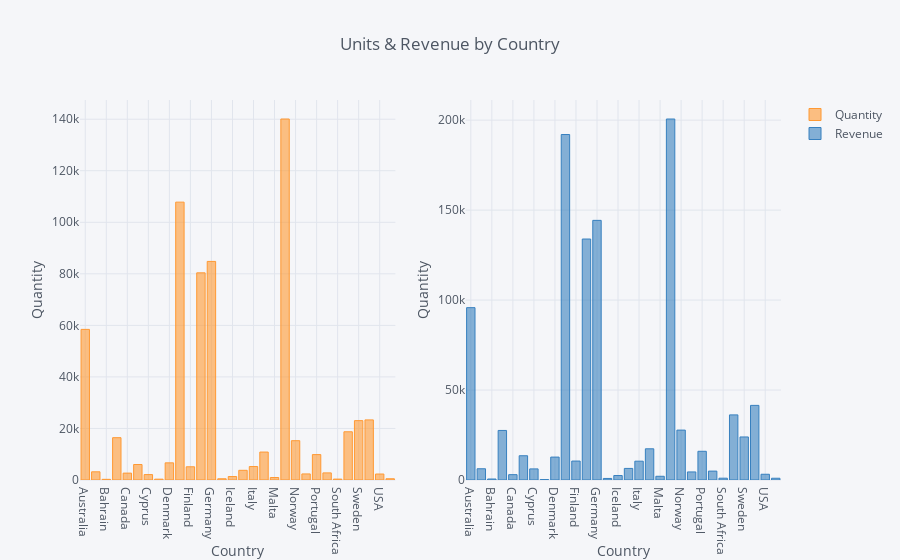

Notebook cell for this chart:
### Code cell
data.loc[(data['InvoiceDate']>'2011-04-30') &\
         (data['Country'].isin(countries_list))].pivot_table(index = 'Country',\
                                                             values = ('Quantity','Revenue'),\
                                                             aggfunc = 'sum').iplot(kind = 'bar',\
                                                                                   xTitle = 'Country',
                                                                                   yTitle = 'Quantity',
                                                                                   title = 'Units & Revenue by Country',
                                                                                   subplots = True)

### Figure 1 — Plotly figure (JSON) as saved in the notebook; plotly's stock layout.template omitted (floating-point values rounded to 4 significant figures)
{"data": [{"marker": {"color": "rgba(255, 153, 51, 0.6)", "line": {"color": "rgba(255, 153, 51, 1.0)", "width": 1}}, "name": "Quantity", "orientation": "v", "text": "", "type": "bar", "uid": "610a1689-69d3-463a-b2df-c23215e1eff4", "x": ["Australia", "Austria", "Bahrain", "Belgium", "Canada", "Channel Islands", "Cyprus", "Czech Republic", "Denmark", "EIRE", "Finland", "France", "Germany", "Greece", "Iceland", "Israel", "Italy", "Japan", "Malta", "Netherlands", "Norway", "Poland", "Portugal", "Singapore", "South Africa", "Spain", "Sweden", "Switzerland", "USA", "United Arab Emirates"], "xaxis": "x", "y": [58446, 3176, 260, 16421, 2674, 6014, 2104, 324, 6646, 107822, 5127, 80390, 84823, 475, 1341, 3760, 5222, 10845, 958, 140082, 15249, 2356, 9858, 2759, 351, 18710, 23035, 23323, 2321, 485], "yaxis": "y"}, {"marker": {"color": "rgba(55, 128, 191, 0.6)", "line": {"color": "rgba(55, 128, 191, 1.0)", "width": 1}}, "name": "Revenue", "orientation": "v", "text": "", "type": "bar", "uid": "1fb27c0c-fdb5-4ea2-9e7a-a001365d95ba", "x": ["Australia", "Austria", "Bahrain", "Belgium", "Canada", "Channel Islands", "Cyprus", "Czech Republic", "Denmark", "EIRE", "Finland", "France", "Germany", "Greece", "Iceland", "Israel", "Italy", "Japan", "Malta", "Netherlands", "Norway", "Poland", "Portugal", "Singapore", "South Africa", "Spain", "Sweden", "Switzerland", "USA", "United Arab Emirates"], "xaxis": "x2", "y": [95780.0, 6254.0, 548.4, 27540.0, 2975.0, 13480.0, 6179.0, 237.5, 12730.0, 192000.0, 10520.0, 133900.0, 144300.0, 867.2, 2487.0, 6443.0, 10460.0, 17330.0, 2071.0, 200600.0, 27730.0, 4486.0, 15950.0, 4949.0, 1002.0, 36180.0, 23920.0, 41460.0, 3196.0, 975.5], "yaxis": "y2"}], "layout": {"legend": {"bgcolor": "#F5F6F9", "font": {"color": "#4D5663"}}, "paper_bgcolor": "#F5F6F9", "plot_bgcolor": "#F5F6F9", "title": {"font": {"color": "#4D5663"}, "text": "Units & Revenue by Country"}, "xaxis": {"anchor": "y", "domain": [0, 0.45], "gridcolor": "#E1E5ED", "showgrid": true, "tickfont": {"color": "#4D5663"}, "title": {"font": {"color": "#4D5663"}, "text": "Country"}, "zerolinecolor": "#E1E5ED"}, "xaxis2": {"anchor": "y2", "domain": [0.55, 1], "gridcolor": "#E1E5ED", "showgrid": true, "tickfont": {"color": "#4D5663"}, "title": {"font": {"color": "#4D5663"}, "text": "Country"}, "zerolinecolor": "#E1E5ED"}, "yaxis": {"anchor": "x", "domain": [0, 1], "gridcolor": "#E1E5ED", "showgrid": true, "tickfont": {"color": "#4D5663"}, "title": {"font": {"color": "#4D5663"}, "text": "Quantity"}, "zerolinecolor": "#E1E5ED"}, "yaxis2": {"anchor": "x2", "domain": [0, 1], "gridcolor": "#E1E5ED", "showgrid": true, "tickfont": {"color": "#4D5663"}, "title": {"font": {"color": "#4D5663"}, "text": "Quantity"}, "zerolinecolor": "#E1E5ED"}}}
